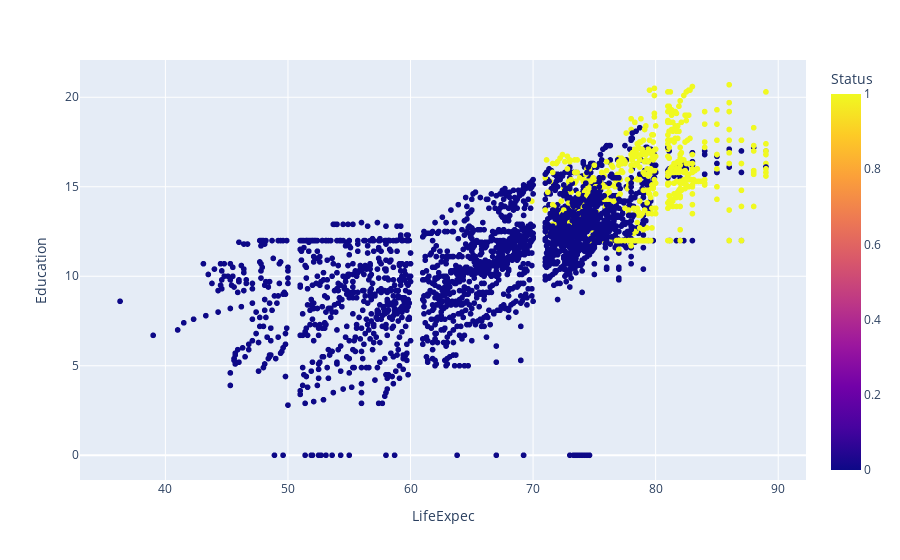

Notebook code cell kept with this figure:
### Markdown cell above
## Facetting: Scatter plots support faceting.

### Code cell
import plotly.express as px

fig = px.scatter(df, x="LifeExpec", y="Education", color="Status")
#fig.update_layout(hovermode="y") ## You can CHANGE 'y' for 'x'
fig.update_layout(hovermode="y unified")
fig.show()

### Figure 1 — Plotly figure (JSON) as saved in the notebook; plotly's stock layout.template omitted (floating-point values rounded to 4 significant figures; data arrays with more than 128 entries replaced by an {"elided": "..."} marker saying what was removed)
{"data": [{"hovertemplate": "LifeExpec=%{x}<br>Education=%{y}<br>Status=%{marker.color}<extra></extra>", "legendgroup": "", "marker": {"color": {"elided": "2938 int values"}, "coloraxis": "coloraxis", "symbol": "circle"}, "mode": "markers", "name": "", "showlegend": false, "type": "scattergl", "x": {"elided": "2938 float values"}, "xaxis": "x", "y": {"elided": "2938 float values"}, "yaxis": "y"}], "layout": {"coloraxis": {"colorbar": {"title": {"text": "Status"}}, "colorscale": [[0, "#0d0887"], [0.1111, "#46039f"], [0.2222, "#7201a8"], [0.3333, "#9c179e"], [0.4444, "#bd3786"], [0.5556, "#d8576b"], [0.6667, "#ed7953"], [0.7778, "#fb9f3a"], [0.8889, "#fdca26"], [1, "#f0f921"]]}, "hovermode": "y unified", "legend": {"tracegroupgap": 0}, "margin": {"t": 60}, "xaxis": {"anchor": "y", "domain": [0, 1], "title": {"text": "LifeExpec"}}, "yaxis": {"anchor": "x", "domain": [0, 1], "title": {"text": "Education"}}}}
